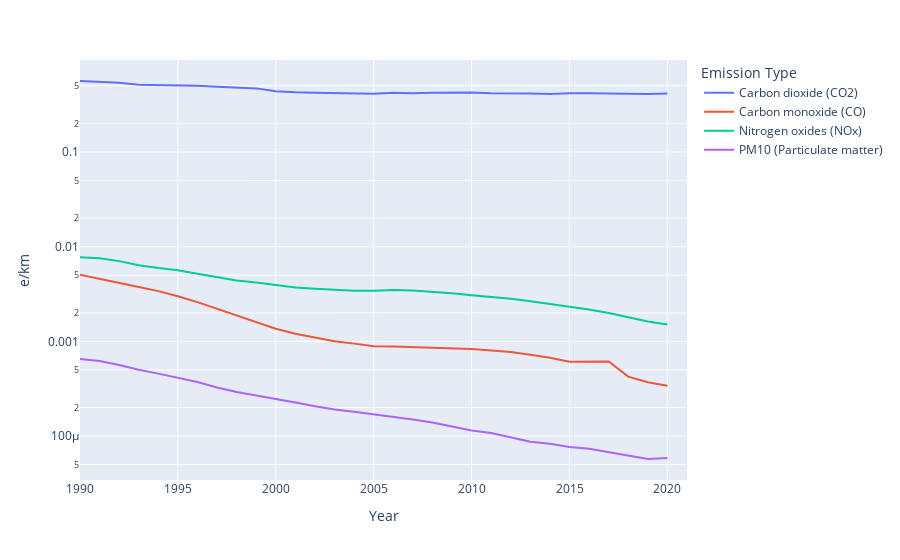

Notebook code for this chart:
### Markdown cell above
### Graphs and stuff

### Code cell
px.line(car_data, x="Year", y="", color="Emission Type", log_y=True)

### Figure 1 — Plotly figure (JSON) as saved in the notebook; plotly's stock layout.template omitted (floating-point values rounded to 4 significant figures)
{"data": [{"hovertemplate": "Emission Type=Carbon dioxide (CO2)<br>Year=%{x}<br>e/km=%{y}<extra></extra>", "legendgroup": "Carbon dioxide (CO2)", "line": {"color": "#636efa", "dash": "solid"}, "marker": {"symbol": "circle"}, "mode": "lines", "name": "Carbon dioxide (CO2)", "orientation": "v", "showlegend": true, "type": "scatter", "x": [1990, 1991, 1992, 1993, 1994, 1995, 1996, 1997, 1998, 1999, 2000, 2001, 2002, 2003, 2004, 2005, 2006, 2007, 2008, 2009, 2010, 2011, 2012, 2013, 2014, 2015, 2016, 2017, 2018, 2019, 2020, 2021], "xaxis": "x", "y": [0.5612, 0.55, 0.5367, 0.5129, 0.5106, 0.5087, 0.4997, 0.4868, 0.4742, 0.469, 0.4386, 0.4263, 0.4222, 0.4191, 0.4138, 0.4129, 0.4215, 0.4169, 0.4211, 0.4222, 0.4248, 0.4179, 0.4185, 0.4144, 0.4102, 0.4176, 0.4167, 0.414, 0.4127, 0.4086, 0.415, null], "yaxis": "y"}, {"hovertemplate": "Emission Type=Carbon monoxide (CO)<br>Year=%{x}<br>e/km=%{y}<extra></extra>", "legendgroup": "Carbon monoxide (CO)", "line": {"color": "#EF553B", "dash": "solid"}, "marker": {"symbol": "circle"}, "mode": "lines", "name": "Carbon monoxide (CO)", "orientation": "v", "showlegend": true, "type": "scatter", "x": [1990, 1991, 1992, 1993, 1994, 1995, 1996, 1997, 1998, 1999, 2000, 2001, 2002, 2003, 2004, 2005, 2006, 2007, 2008, 2009, 2010, 2011, 2012, 2013, 2014, 2015, 2016, 2017, 2018, 2019, 2020, 2021], "xaxis": "x", "y": [0.005066, 0.004609, 0.004153, 0.003759, 0.003394, 0.002999, 0.002597, 0.002202, 0.001866, 0.001589, 0.001361, 0.001205, 0.001098, 0.001003, 0.0009465, 0.0008905, 0.0008843, 0.0008702, 0.0008581, 0.0008565, 0.0008292, 0.0008027, 0.0007736, 0.0007241, 0.000672, 0.0006093, 0.0006129, 0.0006131, 0.0004243, 0.0003704, 0.0003406, null], "yaxis": "y"}, {"hovertemplate": "Emission Type=Nitrogen oxides (NOx)<br>Year=%{x}<br>e/km=%{y}<extra></extra>", "legendgroup": "Nitrogen oxides (NOx)", "line": {"color": "#00cc96", "dash": "solid"}, "marker": {"symbol": "circle"}, "mode": "lines", "name": "Nitrogen oxides (NOx)", "orientation": "v", "showlegend": true, "type": "scatter", "x": [1990, 1991, 1992, 1993, 1994, 1995, 1996, 1997, 1998, 1999, 2000, 2001, 2002, 2003, 2004, 2005, 2006, 2007, 2008, 2009, 2010, 2011, 2012, 2013, 2014, 2015, 2016, 2017, 2018, 2019, 2020, 2021], "xaxis": "x", "y": [0.007724, 0.007533, 0.007035, 0.006354, 0.005941, 0.005625, 0.005189, 0.004774, 0.004403, 0.004192, 0.003907, 0.003706, 0.003601, 0.003505, 0.003421, 0.00342, 0.003484, 0.003449, 0.003345, 0.003223, 0.003064, 0.002942, 0.002811, 0.002648, 0.002483, 0.002344, 0.00217, 0.001994, 0.001799, 0.001619, 0.001503, null], "yaxis": "y"}, {"hovertemplate": "Emission Type=PM10 (Particulate matter)<br>Year=%{x}<br>e/km=%{y}<extra></extra>", "legendgroup": "PM10 (Particulate matter)", "line": {"color": "#ab63fa", "dash": "solid"}, "marker": {"symbol": "circle"}, "mode": "lines", "name": "PM10 (Particulate matter)", "orientation": "v", "showlegend": true, "type": "scatter", "x": [1990, 1991, 1992, 1993, 1994, 1995, 1996, 1997, 1998, 1999, 2000, 2001, 2002, 2003, 2004, 2005, 2006, 2007, 2008, 2009, 2010, 2011, 2012, 2013, 2014, 2015, 2016, 2017, 2018, 2019, 2020, 2021], "xaxis": "x", "y": [0.0006498, 0.0006196, 0.0005623, 0.0005008, 0.0004565, 0.000414, 0.0003719, 0.0003264, 0.0002918, 0.000268, 0.0002442, 0.0002262, 0.0002068, 0.0001905, 0.0001803, 0.00017, 0.0001612, 0.0001498, 0.000139, 0.0001258, 0.0001144, 0.0001076, 9.722e-05, 8.724e-05, 8.291e-05, 7.67e-05, 7.354e-05, 6.768e-05, 6.229e-05, 5.728e-05, 5.872e-05, null], "yaxis": "y"}], "layout": {"autosize": true, "legend": {"title": {"text": "Emission Type"}, "tracegroupgap": 0}, "margin": {"t": 60}, "xaxis": {"anchor": "y", "autorange": true, "domain": [0, 1], "range": [1990, 2021], "title": {"text": "Year"}, "type": "linear"}, "yaxis": {"anchor": "x", "autorange": true, "domain": [0, 1], "range": [-4.464, -0.02914], "title": {"text": "e/km"}, "type": "log"}}}
